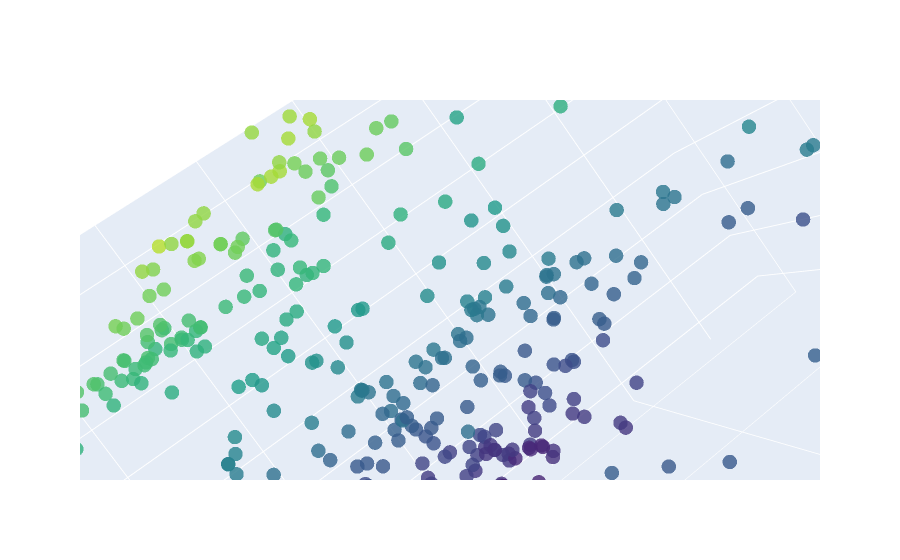

Here is the notebook cell this chart was saved with:
### Markdown cell above
## Dimension Reduction by PCA: 
### Linear unsupervised dimension reduction (not required y)

### Code cell
from sklearn.decomposition import PCA
import numpy as np
#good for modeling purposes: fit & transform
# Create PCA object
pca = PCA(n_components=2)
# df_pca is the pca reduced data down to n_components specified above
# df_pca: the result good for either 2D visualization or modeling required reducd such as kmean
df_pca = pca.fit_transform(df_znorm)

# Visualizing clusters and cluster centers
plt.scatter(df_pca[:, 0], df_pca[:, 1],
            # c=cluster_labels,
            s=50,
            # cmap='viridis'
           )
# plt.scatter(df7_scaled[:, 0], df7_scaled[:, 1], c=labels, s=50, cmap='viridis')
# plt.scatter(centroids[:, 0], centroids[:, 1], c='red', s=100, alpha=0.5)
plt.xlabel('Feature 1')
plt.ylabel('Feature 2')
plt.title('Dimension Reduction by PCA')
plt.show()

############################################################v
# PCA for 3D
pca = PCA(n_components=3)
# df_pca is the pca reduced data down to n_components specified above
# df_pca: the result good for either 2D visualization or modeling required reducd such as kmean
df_pca = pca.fit_transform(df_znorm)

x = df_pca[:,0]
y = df_pca[:,1]
z = df_pca[:,2]

# 3D plot of PCA
fig = plt.figure()
ax = fig.add_subplot(111, projection='3d')
ax.scatter(x, y, z, c='r', marker='o')
ax.set_xlabel('X Label')
ax.set_ylabel('Y Label')
ax.set_zlabel('Z Label')
ax.set_title('3D Scatter Plot')

plt.show()
############################################################v
# 3D interactive plot for PCA
trace = go.Scatter3d(
    x=x,
    y=y,
    z=z,
    mode='markers',
    marker=dict(
        size=5,
        color=z,                # set color to z coordinate
        colorscale='Viridis',   # choose a colorscale
        opacity=0.8
    )
)
# Create layout for the plot
layout = go.Layout(
    scene=dict(
        xaxis=dict(title='X axis'),
        yaxis=dict(title='Y axis'),
        zaxis=dict(title='Z axis')
    )
)
# Create figure
fig = go.Figure(data=[trace], layout=layout)
# Display the plot
fig.show()
############################################################v
#good for visualize & understand eigenvector & eigenvalue:

pca = PCA()  # Reduce to 2 dimensions for visualization
# fit only fitting the original df, compute pc based on input, provide info of eigens
pca.fit(df_znorm)

eigenvalues = pca.explained_variance_ratio_
eigenvectors = pca.components_

# Visualize eigenvalues
plt.figure(figsize=(8, 4))
plt.bar(range(len(eigenvalues)), eigenvalues)
plt.xlabel('Principal Component')
plt.ylabel('Explained Variance Ratio')
plt.title('Explained Variance Ratio by Principal Component (Eigenvalues)')
plt.show()

# Visualize  eigenvectors
feature_names = df_znorm.columns.tolist()

plt.figure(figsize=(8, 4))
for i in range(len(eigenvectors)):
    plt.arrow(0, 0, eigenvectors[0, i], eigenvectors[1, i], color='r', alpha=0.5)
    plt.text(eigenvectors[0, i] * 1.15, eigenvectors[1, i] * 1.15,
             feature_names[i], color='b', ha='center', va='center')
# plt.xlim(-1, 1)
# plt.ylim(-1, 1)
plt.xlabel('Principal Component 1')
plt.ylabel('Principal Component 2')
plt.title('Principal Components (Eigenvectors)')
plt.grid()
plt.show()

### Figure 1 — Plotly figure (JSON) as saved in the notebook; plotly's stock layout.template omitted (floating-point values rounded to 4 significant figures; data arrays with more than 128 entries replaced by an {"elided": "..."} marker saying what was removed)
{"data": [{"marker": {"color": {"elided": "696 float values"}, "colorscale": [[0, "#440154"], [0.1111, "#482878"], [0.2222, "#3e4989"], [0.3333, "#31688e"], [0.4444, "#26828e"], [0.5556, "#1f9e89"], [0.6667, "#35b779"], [0.7778, "#6ece58"], [0.8889, "#b5de2b"], [1, "#fde725"]], "opacity": 0.8, "size": 5}, "mode": "markers", "type": "scatter3d", "x": {"elided": "696 float values"}, "y": {"elided": "696 float values"}, "z": {"elided": "696 float values"}}], "layout": {"autosize": true, "scene": {"aspectmode": "auto", "aspectratio": {"x": 1.397, "y": 1.036, "z": 0.6913}, "camera": {"center": {"x": 5.551e-17, "y": -3.331e-16, "z": -2.22e-16}, "eye": {"x": 0.00993, "y": -0.001121, "z": 0.0003833}, "projection": {"type": "perspective"}, "up": {"x": 0.03407, "y": 0.58, "z": 0.8139}}, "xaxis": {"title": {"text": "X axis"}, "type": "linear"}, "yaxis": {"title": {"text": "Y axis"}, "type": "linear"}, "zaxis": {"title": {"text": "Z axis"}, "type": "linear"}}}}
